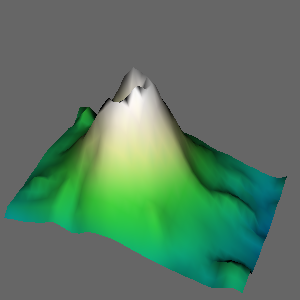

Write the Python code that produced this figure.
#!/usr/bin/env python
# Demonstrate vtkInteractorStyleTerrain on DEM elevation data.

import vtkmodules.vtkInteractionStyle  # noqa: F401
import vtkmodules.vtkRenderingFreeType  # noqa: F401
import vtkmodules.vtkRenderingOpenGL2  # noqa: F401

import os

from vtkmodules.vtkCommonCore import vtkLookupTable
from vtkmodules.vtkFiltersCore import vtkElevationFilter, vtkPolyDataNormals
from vtkmodules.vtkFiltersGeneral import vtkWarpScalar
from vtkmodules.vtkFiltersGeometry import vtkImageDataGeometryFilter
from vtkmodules.vtkIOImage import vtkDEMReader
from vtkmodules.vtkImagingCore import vtkImageShrink3D
from vtkmodules.vtkInteractionStyle import vtkInteractorStyleTerrain
from vtkmodules.vtkRenderingCore import (
    vtkActor,
    vtkPolyDataMapper,
    vtkRenderWindow,
    vtkRenderWindowInteractor,
    vtkRenderer,
)

data_dir = os.environ.get("VPE_DATA_DIR", os.path.dirname(os.path.abspath(__file__)))
scale = 5

lut = vtkLookupTable()
lut.SetHueRange(0.6, 0)
lut.SetSaturationRange(1.0, 0)
lut.SetValueRange(0.5, 1.0)

# Read DEM data
dem_reader = vtkDEMReader()
dem_reader.SetFileName(os.path.join(data_dir, "SainteHelens.dem"))
dem_reader.Update()

elevation_low = scale * dem_reader.GetElevationBounds()[0]
elevation_high = scale * dem_reader.GetElevationBounds()[1]

# Shrink for faster rendering
shrink = vtkImageShrink3D()
shrink.SetShrinkFactors(16, 16, 1)
shrink.SetInputConnection(dem_reader.GetOutputPort())
shrink.AveragingOn()

# Convert image data to geometry
geometry_filter = vtkImageDataGeometryFilter()
geometry_filter.SetInputConnection(shrink.GetOutputPort())
geometry_filter.ReleaseDataFlagOn()

# Warp by elevation
warp = vtkWarpScalar()
warp.SetInputConnection(geometry_filter.GetOutputPort())
warp.SetNormal(0, 0, 1)
warp.UseNormalOn()
warp.SetScaleFactor(scale)
warp.ReleaseDataFlagOn()

# Color by elevation
elevation = vtkElevationFilter()
elevation.SetInputConnection(warp.GetOutputPort())
elevation.SetLowPoint(0, 0, elevation_low)
elevation.SetHighPoint(0, 0, elevation_high)
elevation.SetScalarRange(elevation_low, elevation_high)
elevation.ReleaseDataFlagOn()

# Compute normals
normals = vtkPolyDataNormals()
normals.SetInputConnection(elevation.GetOutputPort())
normals.SetFeatureAngle(60)
normals.ConsistencyOff()
normals.SplittingOff()
normals.ReleaseDataFlagOn()

mapper = vtkPolyDataMapper()
mapper.SetInputConnection(normals.GetOutputPort())
mapper.SetScalarRange(elevation_low, elevation_high)
mapper.SetLookupTable(lut)
mapper.Update()

actor = vtkActor()
actor.SetMapper(mapper)

# Rendering with terrain interaction style
renderer = vtkRenderer()
renderer.AddActor(actor)
renderer.SetBackground(0.4, 0.4, 0.4)

render_window = vtkRenderWindow()
render_window.AddRenderer(renderer)
render_window.SetWindowName("interactor style terrain")

interactor = vtkRenderWindowInteractor()
interactor.SetRenderWindow(render_window)

style = vtkInteractorStyleTerrain()
interactor.SetInteractorStyle(style)
interactor.SetDesiredUpdateRate(1)

# Camera setup
camera = renderer.GetActiveCamera()
camera.SetViewUp(0, 0, 1)
camera.SetPosition(-99900, -21354, 131801)
camera.SetFocalPoint(41461, 41461, 2815)
renderer.ResetCamera()
camera.Dolly(1.2)
renderer.ResetCameraClippingRange()

interactor.Initialize()
interactor.Start()
